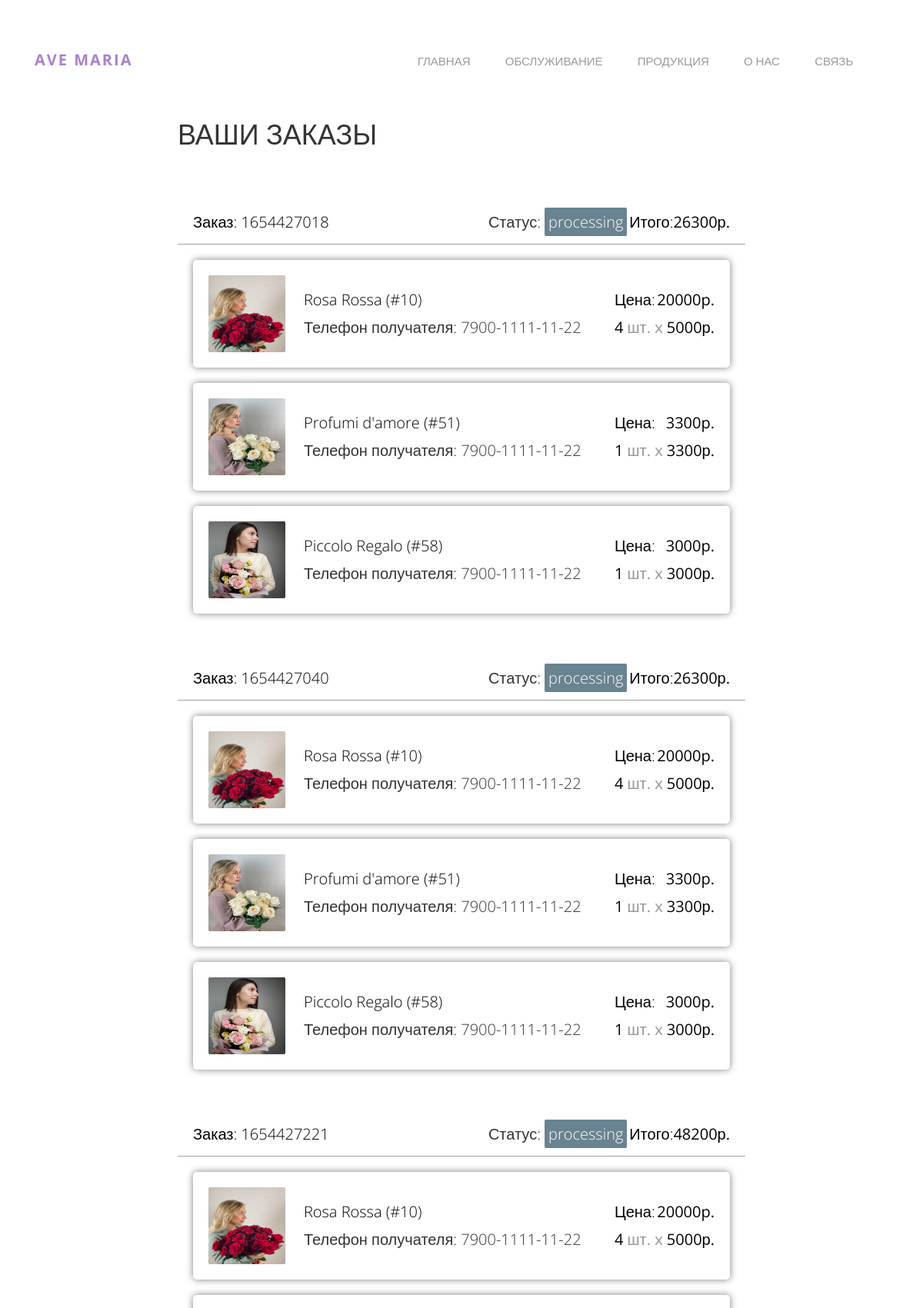
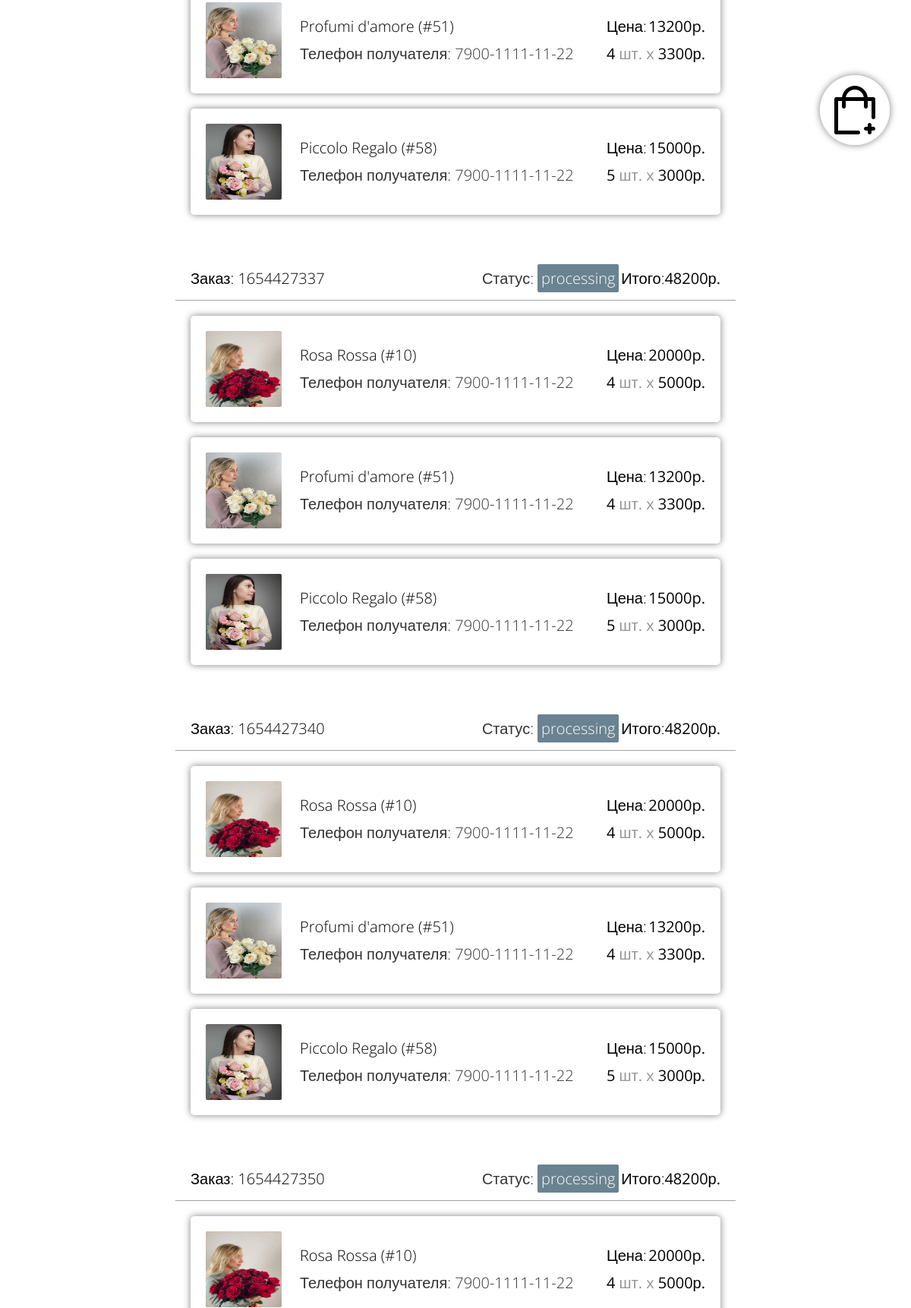
/profile (signed in, upper part), run on the app's committed database (2 pictures, top to bottom).
### tables this page shows
CREATE TABLE user_order (
id integer PRIMARY KEY AUTOINCREMENT,
user_id text NOT NULL,
product_id text NOT NULL,
product_count text NOT NULL,
customer text NOT NULL,
phone text NOT NULL,
mail text NOT NULL,
receiver text NOT NULL,
receiver_phone text NOT NULL,
city text NOT NULL,
street text NOT NULL,
building_address text NOT NULL,
entrance text NOT NULL,
floor text NOT NULL,
apartment text NOT NULL,
deliver text NOT NULL,
deliver_time text NOT NULL,
note text NOT NULL,
delivered text NOT NULL,
time integer NOT NULL
);

CREATE TABLE products (
id integer PRIMARY KEY AUTOINCREMENT,

name text NOT NULL,
description text NOT NULL,
quick_describe text NOT NULL,
weight text NOT NULL,
amount text NOT NULL,
price text NOT NULL,
url text NOT NULL,
imgname text NOT NULL,
time integer NOT NULL
);

### script.py (the view)
@app.route('/profile')
@login_required
def profile():
    user_id = current_user.get_id()
    user = [current_user.get_id(), current_user.get_name()]
    return render_template('profile.html',
                           user=user,
                           get_user_order=dbase.get_user_order(user_id),
                           products=dbase.get_products_announce(),
                           check_authenticated=check_authenticated,
                           autofill=dbase.get_autofill(user_id))

### FDataBase.py (called while the page is built)
    def get_products_announce(self):
        try:
            self.__cur.execute(f"SELECT id, name, description, quick_describe, weight, amount, price, url, imgname "
                               f"FROM products ORDER BY time DESC")
            res = self.__cur.fetchall()
            if res:
                return res
        except sqlite3.Error as e:
            print("Error script getting data from DB'\n'error comes from FDataBase | get_products_announce " + str(e))
        return []

    def get_user(self, user_id):
        try:
            self.__cur.execute(f"SELECT * FROM users WHERE id = {user_id} LIMIT 1")
            res = self.__cur.fetchone()
            if not res:
                print("User not found")
                return False
            return res
        except sqlite3.Error as e:
            print("Error script getting data from DB'\n'error comes from FDataBase | get_user " + str(e))
        return False

    def get_autofill(self, user_id):
        try:
            self.__cur.execute(f"SELECT customer, phone, mail, receiver, receiver_phone, city, "
                               f"street, building_address, entrance, floor, apartment "
                               f"FROM users WHERE id LIKE '{user_id}' LIMIT 1")
            res = self.__cur.fetchone()
            if not res:
                print("Failed")
                return False
            return res
        except sqlite3.Error as e:
            print("Error script getting data from DB'\n'error comes from FDataBase | get_autofill " + str(e))
        return False

    def get_user_order(self, user_id):
        try:
            self.__cur.execute(f"SELECT * FROM user_order WHERE user_id = {user_id} ")
            res = self.__cur.fetchall()
            if not res:
                print("Failed")
                return False
            return res
        except sqlite3.Error as e:
            print("Error script getting data from DB'\n'error comes from FDataBase | get_user_order " + str(e))
        return False

### UserLogin.py (called while the page is built)
    def fromDB(self, user_id, db):
        self.__user = db.get_user(user_id)
        return self

    def get_id(self):
        return str(self.__user['id'])

    def get_name(self):
        return str(self.__user['name'])

### script.py (called while the page is built)
@login_manager.user_loader
def load_user(user_id):
    print('load_user')
    return UserLogin().fromDB(user_id, dbase)

def connect_db():
    conn = sqlite3.connect(app.config['DATABASE'])
    conn.row_factory = sqlite3.Row
    return conn

### templates/profile.html (shortened to what this page needs)
{% extends 'base.html' %}
{% block content %}
{{ super() }}
<div class="container size">
{% if get_user_order %}
<h1> ВАШИ ЗАКАЗЫ </h1>
{% for i in range(get_user_order | length) %}
{% set order_id, order_count, sum_of = get_user_order[i][2].split(), get_user_order[i][3].split(), [] %}
<div>
	<i class="extremum-click icon-arrow-right"></i>
	<div class="cart-top">
		<p>Заказ: {{get_user_order[i][19]}}</p>
			<div class="toggle-status">
				<div>Статус:
					<span class="order-status {{get_user_order[i][18]}}">{{get_user_order[i][18]}}
					</span>
				</div>
				<div class="el-info">
					<p>Итого:
						<span>
							{{ sum_of|sum }}р.
						</span>
					</p>
				</div>
			</div>
	</div>
	<div class="extremum-slide">
	{% for id, count in order_id|zip(order_count) %}
	<div class="cart-ordered">
		<div class="el-ordered">
			<a href="product\{{products[id | int][7]}}">
				<img src="\static\images\productImg\{{products[id | int][8]}}" style="width: 100px; height: 100px; border-radius: 2px;">
			</a>
			<div class="card-weight">
				<div>
					<a class="url_name" href="product\{{products[id | int][7]}}">
						{{products[id | int][1]}}
					</a>
				</div>
				<div>
					Телефон получателя: {{get_user_order[i][5]}}
				</div>
			</div>
			<div class="el-info">
				<p>Цена:
					<span>
					{{(products[id | int][6] | int) * (count | int)}}p.
					</span>
				</p>
				<p>
					<span>
						{{ count }}
						<span class="el-unit">шт. x
						</span>
						{{products[id | int][6]}}р.
					</span></p>
			</div>
		</div>
	</div>
	{% endfor %}
	</div>
</div>
{% endfor %}
{% else %}
	<div class="cart-ordered empty">
		<p>Покупок не обнаруженно</p>
		<p>Вы можете выбрать букет на данной → <a class="glow-agreement" href="/product">странице</a></p>
	</div>
{% endif %}
</div>
{% endblock %}

### templates/base.html (shortened to what this page needs)
<!DOCTYPE html>
<html xmlns="http://www.w3.org/1999/html">
<head>
<html class="no-js">
<link rel="stylesheet" href="/static/css/animate.css">
<link rel="stylesheet" href="/static/css/icomoon.css">
<link rel="stylesheet" href="/static/css/bootstrap.css">
<link rel="stylesheet" href="/static/css/owl.carousel.min.css">
<link rel="stylesheet" href="/static/css/owl.theme.default.min.css">
<link rel="stylesheet" href="/static/css/air-datepicker.css">
<link type="text/css" href="{{ url_for('static', filename='css/style.css')}}" rel="stylesheet">
</head>
<body>
{% block content -%}
<div id="content">
{% if request.path.split('/')|length <= 2 %}
<div class="box-wrap">
    <header role="banner" id="fh5co-header">
        <div class="container">
            <nav class="navbar navbar-default">
                <div class="row">
                    <div class="col-md-3">
                        <div class="fh5co-navbar-brand">
                            <a class="fh5co-logo" href="/">Ave Maria</a>
                        </div>
                    </div>
                    <div class="col-md-9 main-nav">
                        <ul class="nav text-right">
                            {% if request.path == '/' %}
                                <li class="active" id="index"><a href="/"><span>Главная</span></a></li>
                            {% else %}
                                <li id="index"><a href="/"><span>Главная</span></a></li>
                            {% endif %}
                            {% if request.path == '/services' %}
                                <li class="active" id="services" ><a href="/services">Обслуживание</a></li>
                            {% else %}
                                <li id="services" ><a href="/services">Обслуживание</a></li>
                            {% endif %}
                            {% if request.path == '/product' %}
                                <li class="active" id="product"><a href="/product">Продукция</a></li>
                            {% else %}
                                <li id="product"><a href="/product">Продукция</a></li>
                            {% endif %}
                            {% if request.path == '/about' %}
                                <li class="active" id="about"><a href="/about">О нас</a></li>
                            {% else %}
                                <li id="about"><a href="/about">О нас</a></li>
                            {% endif %}
                            {% if request.path == '/contact' %}
                                <li class="active" id="contact"><a href="/contact">связь</a></li>
                            {% else %}
                                <li id="contact"><a href="/contact">связь</a></li>
                            {% endif %}
                            <li>
                                <a data-toggle="collapse" href="#collapseExample" role="button" aria-expanded="true" aria-controls="collapseExample">
                                    <i class="icon-menu3" style="font-size: 20px"></i>
                                </a>
                            </li>
                        </ul>
                    </div>
                </div>
            </nav>
      </div>
    </header>
</div>
{% endif %}
<div id="mydiv" class="cart-shopping shoppingCartButton fadeIn animated">
    <div type="checkbox" class="shoppingCartButton">
        <img src=/static/images/cart.png>
    </div>
</div>
</div>
{% endblock %}
</body>
</html>

### static/css/icomoon.css (style rules this page uses)
[class^="icon-"], [class*=" icon-"] { font-family: 'icomoon' !important; speak: none; font-style: normal; font-weight: normal; font-variant: normal; text-transform: none; line-height: 1; -webkit-font-smoothing: antialiased; -moz-osx-font-smoothing: grayscale; }
.icon-menu3:before { content: "\ec6d"; }
.icon-arrow-right:before { content: "\edbb"; }

### static/css/style.css (style rules this page uses)
.el-unit { color: #555555a1; }
body { font-family: "Open Sans", Arial, serif; line-height: 1.8; font-size: 20px; background: #fff; font-weight: 300; }
a { color: #000; -webkit-transition: 0.5s; -o-transition: 0.5s; transition: 0.5s; text-decoration: none!important; }
p { margin-bottom: 1.5em; font-size: 20px; color: #000; font-weight: 300; font-family: "Open Sans", Arial, serif; }
h1, h2, h3, h4, h5, h6 { color: rgba(0, 0, 0, 0.8); font-family: "Open Sans", Arial, serif; font-weight: 400; margin: 0 0 30px 0; }
.cart-shopping { position: fixed; z-index: 2; border-radius: 100px; border: 14px solid #fff0; background-color: rgba(255,255,255,.8); box-shadow: 0 0 10px rgb(0 0 0 / 50%); }
.shoppingCartButton { cursor: pointer; }
.box-wrap { background: #fff; max-width: 1370px; margin: 0 auto; position: relative; }
.box-wrap:before { position: absolute; top: 0; left: 0; content: ''; }
#fh5co-header { padding-top: 3em; padding-bottom: 0; margin-bottom: 2em; }
#fh5co-header .navbar-default { border: transparent; background: #fff; padding-bottom: 0; margin-bottom: 0; }
#fh5co-header .navbar { padding: 0; margin: 0; }
#fh5co-header .fh5co-navbar-brand { width: 100%; margin: 0; }
#fh5co-header .fh5co-navbar-brand .fh5co-logo { color: #a980cd; width: 52px; height: 30px; padding: 0; font-size: 20px; font-weight: bold; text-transform: uppercase; letter-spacing: 2px; }
#fh5co-header .nav { width: 100%; }
#fh5co-header .nav li { font-size: 15px; display: inline-block; margin-left: 40px; text-transform: uppercase; }
#fh5co-header .nav li:first-child { margin-left: 0; }
#fh5co-header .nav li a { font-family: "Open Sans", Arial, serif; color: rgba(0, 0, 0, 0.4); position: relative; font-weight: 400; -webkit-transition: 0.5s; -o-transition: 0.5s; transition: 0.5s; padding: 0; }
.row { color: #000; margin: 0!important; }
.cart-ordered { box-shadow: 0 0 10px rgb(0 0 0 / 50%); border-radius: 5px; margin: 20px; }
.el-ordered { display: flex; justify-content: space-between; align-items: center; padding: 20px 20px; }
.cart-top { display: flex; justify-content: space-between; border-bottom: 1px solid #0000005e; }
.cart-top > p, .el-info > p { margin: 0; display: flex; justify-content: space-between; flex-flow: wrap; }
.toggle-status { display: flex; justify-content: space-between; width: 45%; }
.cart-top { padding: 10px 20px; }
.order-status { color: #fff; border-radius: 2px; padding: 5px }
.processing { background: #6a8390; }
.el-info > p > span { font-weight: 400; }
.size { max-width: 768px; }
.card-weight { width: 380px; }
@media screen and (min-width:961px) and (max-width:1200px) { html { font-size:8px; } }
#mydiv { top: 20%; left: 90%; }
input[type="checkbox"]:checked + label:before, input[type="checkbox"]:not(:checked) + label:before, { content: ""; position: absolute; left: 0px; top: 0px; width: 60px; height: 56px; background-color: #363b41; }

### data on the page
user_order: time "1654427018", delivered "processing", phone "7900-1111-11-22" "7900-1111-11-22" "7900-1111-11-22"
products: imgname (picture), name "Rosa Rossa (#10)" "Rosa Rossa (#10)" "Rosa Rossa (#10)" "Rosa Rossa (#10)" "Rosa Rossa (#10)" "Rosa Rossa (#10)", (products[id|int][6]|int)*(count|int) "20000" "20000" "20000" "20000" "20000" "20000", price "5000" "5000" "5000" "5000" "5000" "5000"
products: imgname (picture), name "Profumi d'amore (#51)" "Profumi d'amore (#51)" "Profumi d'amore (#51)" "Profumi d'amore (#51)" "Profumi d'amore (#51)", (products[id|int][6]|int)*(count|int) "3300" "3300" "13200" "13200" "13200", price "3300" "3300" "3300" "3300" "3300"
products: imgname (picture), name "Piccolo Regalo (#58)" "Piccolo Regalo (#58)" "Piccolo Regalo (#58)" "Piccolo Regalo (#58)" "Piccolo Regalo (#58)", (products[id|int][6]|int)*(count|int) "3000" "3000" "15000" "15000" "15000", price "3000" "3000" "3000" "3000" "3000"
user_order: time "1654427040", delivered "processing", phone "7900-1111-11-22" "7900-1111-11-22" "7900-1111-11-22"
user_order: time "1654427221", delivered "processing", phone "7900-1111-11-22" "7900-1111-11-22" "7900-1111-11-22"
user_order: time "1654427337", delivered "processing", phone "7900-1111-11-22" "7900-1111-11-22" "7900-1111-11-22"
user_order: time "1654427340", delivered "processing", phone "7900-1111-11-22" "7900-1111-11-22" "7900-1111-11-22"
user_order: time "1654427350", delivered "processing", phone "7900-1111-11-22"

### other printed values
{{ sum_of|sum }} "26300" "26300" "48200" "48200" "48200" "48200"
{{ count }} "4" "1" "1" "4" "1" "1" "4" "4" "5" "4" "4" "5" "4" "4" "5" "4"
